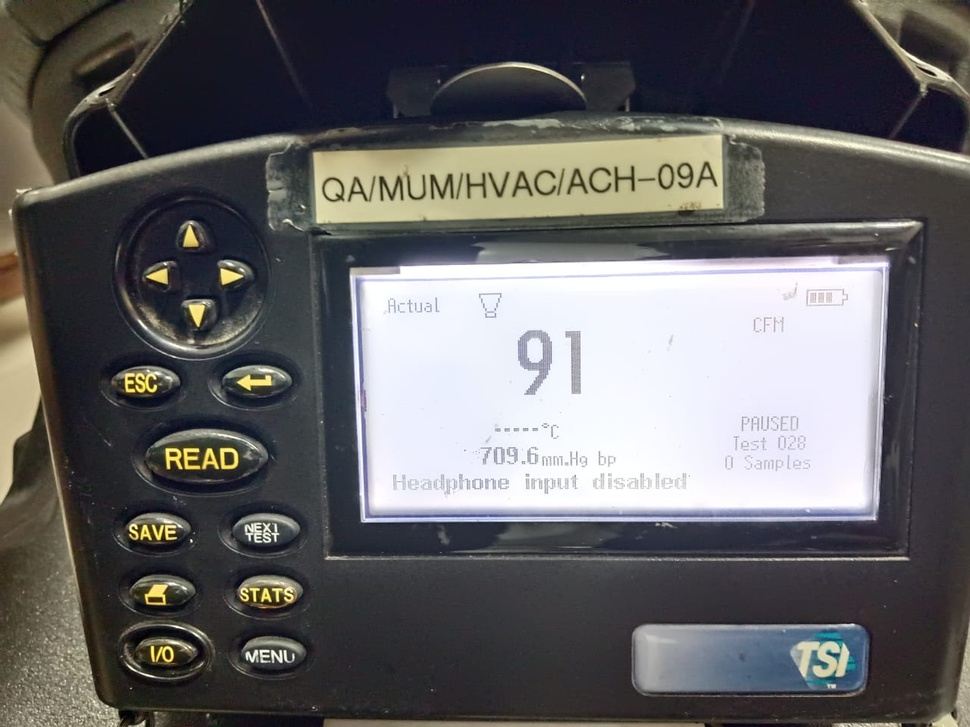
#> input picture mini-proj-assets/WhatsApp Image 2023-11-29 at 08.28.35 (2).jpeg, 970 x 727 px, shrunk from 1280 x 960 before the run, found by its file name
$ python Google_Cloud_Vision_omkar.py
#> lines starting #> are read from the running program, lines starting #| are printed output that depends on the picture; after the words box and inside, x2 and y2 are one past the last pixel; in counts of white or black regions, pixels touching at a corner belong together
"""
need to install google-cloud-vision (GCP SDK) from conda -c conda-forge
conda install -c conda-forge pillow=10.1.0 pandas=2.1.2 google-cloud-vision=3.4.5 scikit-learn=1.3.2 ipykernel jupyterlab notebook python=3.12.0
to set up in jupyterlabs:
python -m ipykernel install --user --name=gcp-cloud-vision
repo: https://github.com/donaldsrepo/gcp-solution
"""

import os
from os import listdir
from os.path import isfile, join
os.environ['GOOGLE_APPLICATION_CREDENTIALS'] ='vision_omkar.json'
from google.cloud import vision
from my_timer import my_timer
import time
import cv2
from decimal import Decimal, InvalidOperation

# Load the image
image_path = 'mini-proj-assets\WhatsApp Image 2023-11-29 at 08.28.35 (2).jpeg'  # Change this to your actual image path
image = cv2.imread(image_path)
#> image is the input picture: shape (727, 970, 3); mean B, G, R 99.8, 98.8, 99.8

# Convert to grayscale
gray = cv2.cvtColor(image, cv2.COLOR_BGR2GRAY)
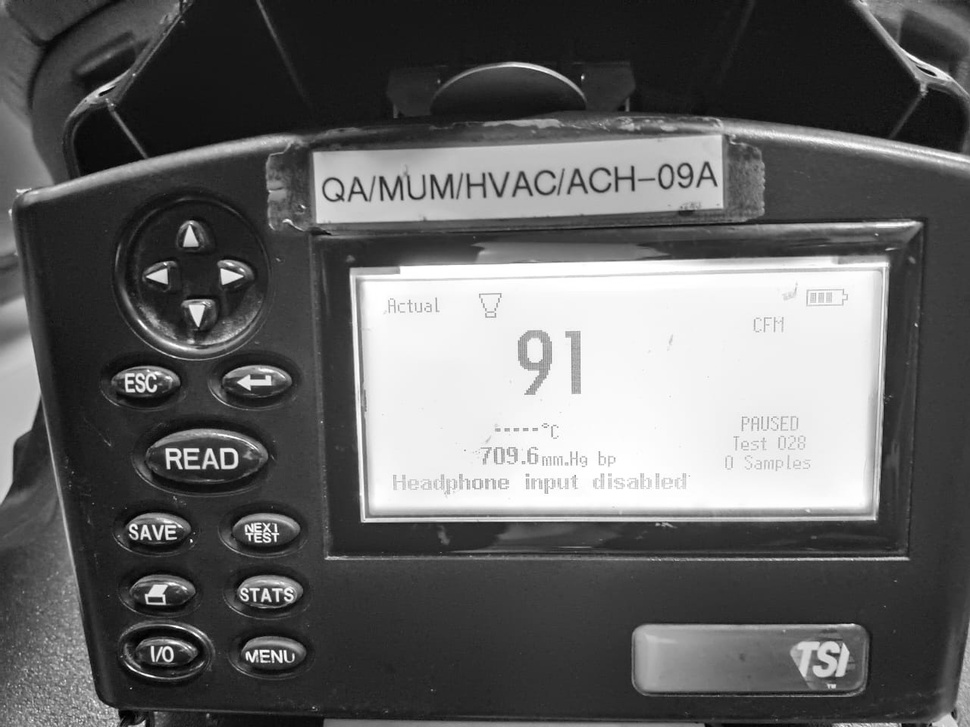
#> gray: shape (727, 970); min 0, max 255, mean 99.2

# Apply Gaussian blur to reduce noise and improve contour detection
blurred = cv2.GaussianBlur(gray, (5, 5), 0)

# Apply adaptive thresholding to get a clean binary image for edge detection
thresh = cv2.adaptiveThreshold(blurred, 255, cv2.ADAPTIVE_THRESH_GAUSSIAN_C, cv2.THRESH_BINARY, 11, 2)
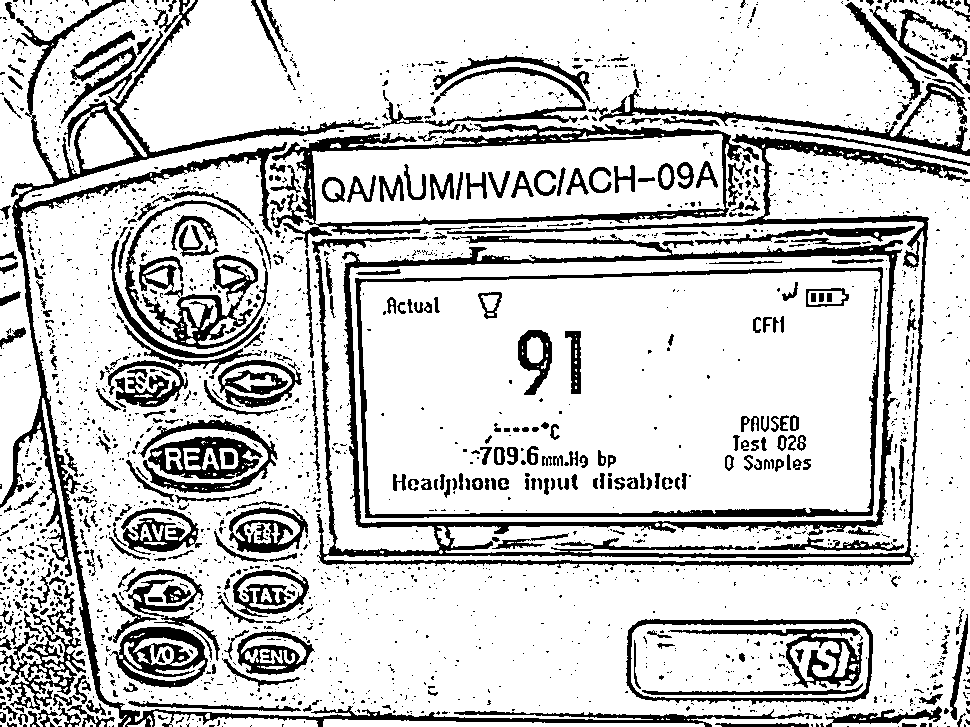
#> thresh: shape (727, 970); 80.1% white; 2460 black regions (2045 under 20 px), largest, box (x1, y1, x2, y2) and area: (312, 134, 970, 568) 23713, (0, 0, 822, 727) 16777, (272, 124, 759, 248) 8121

# Use edge detection
edges = cv2.Canny(thresh, 50, 150)
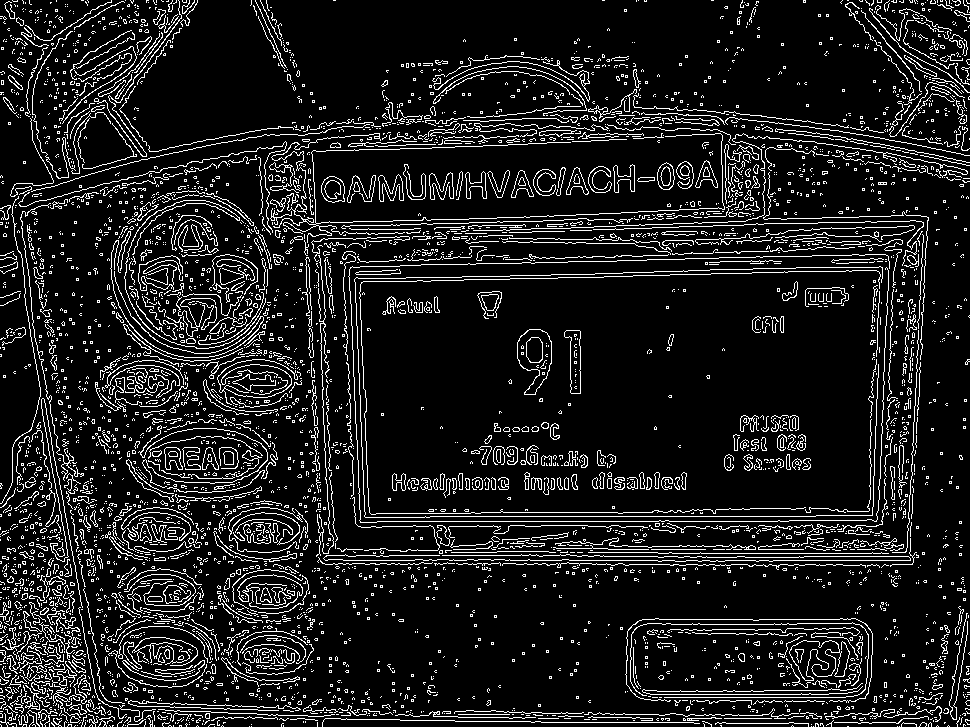
#> edges: shape (727, 970); 11.2% white in thin lines or dots

# Find contours
contours, _ = cv2.findContours(edges, cv2.RETR_EXTERNAL, cv2.CHAIN_APPROX_SIMPLE)
#> contours = 4293 contours, 4144 with area under 20; largest, box (x1, y1, x2, y2) and area: (517, 329, 552, 395) 1450, (789, 640, 842, 681) 1142, (564, 330, 581, 394) 650, (321, 176, 345, 203) 484, (657, 162, 675, 190) 360

# Variable to store the largest rectangle
largest_area = 0
largest_rect = None

# Loop through contours to find the largest rectangle
for contour in contours:
    # Approximate the contour
    epsilon = 0.02 * cv2.arcLength(contour, True)  # Smaller epsilon for a more accurate shape
    approx = cv2.approxPolyDP(contour, epsilon, True)

    # If the contour has 4 corners, it might be a rectangle
    if len(approx) == 4:
        # Compute the bounding box of the contour and its area
        x, y, w, h = cv2.boundingRect(approx)
        area = w * h

        # Filter based on area to avoid very small or large objects
        if area > 1000:  # Adjust this threshold based on your image size
            # Update if this is the largest rectangle found so far
            if area > largest_area:
                largest_area = area
                largest_rect = (x, y, w, h)
#> this loop made 4293 passes
#> (contour, epsilon, approx, x, y, w, h, area) on pass 29: ([[210, 724], [208, 726], [210, 724], [214, 724]], 0.273, [[208, 726], [210, 724], [214, 724], [210, 724]], 208, 724, 7, 3, 21)
#> (epsilon, approx, x, y, w, h, area) on pass 58: (0.21, [[51, 722], [51, 723], [54, 726], [54, 725]], 51, 722, 4, 5, 20)
#> after the loop, largest_area = 14895; largest_rect = (593, 221, 331, 45)

# If a largest rectangle was found, crop and save it
if largest_rect is not None:
    x, y, w, h = largest_rect
#> x = 593; y = 221; w = 331; h = 45
    cropped_image = image[y:y+h, x:x+w]
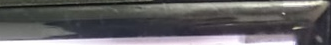
#> cropped_image: shape (45, 331, 3); mean B, G, R 100.7, 98.5, 100.3

    # Save the cropped largest rectangle
    cropped_image_path = 'cropped_largest_rectangle.jpeg'
    cv2.imwrite(cropped_image_path, cropped_image)
    print("Largest rectangle saved at:", cropped_image_path)
else:
    print("No rectangle detected.")


def detect_text(path):
    client = vision.ImageAnnotatorClient()
    with open(path, "rb") as image_file:
        content = image_file.read()
    image = vision.Image(content=content)
    response = client.text_detection(image=image)
    texts = response.text_annotations
    ocr_text = []
    for text in texts:
        ocr_text.append(f"\r\n{text.description}")
        vertices = [
            f"({vertex.x},{vertex.y})" for vertex in text.bounding_poly.vertices
        ]

        # print("bounds: {}".format(",".join(vertices)))
    if response.error.message:
#> (the run stopped early here; a loop or call above may not have finished)

$ run again, with mini-proj-assets/WhatsApp Image 2023-11-29 at 08.28.33 (1).jpeg copied over mini-proj-assets/WhatsApp Image 2023-11-29 at 08.28.35 (2).jpeg
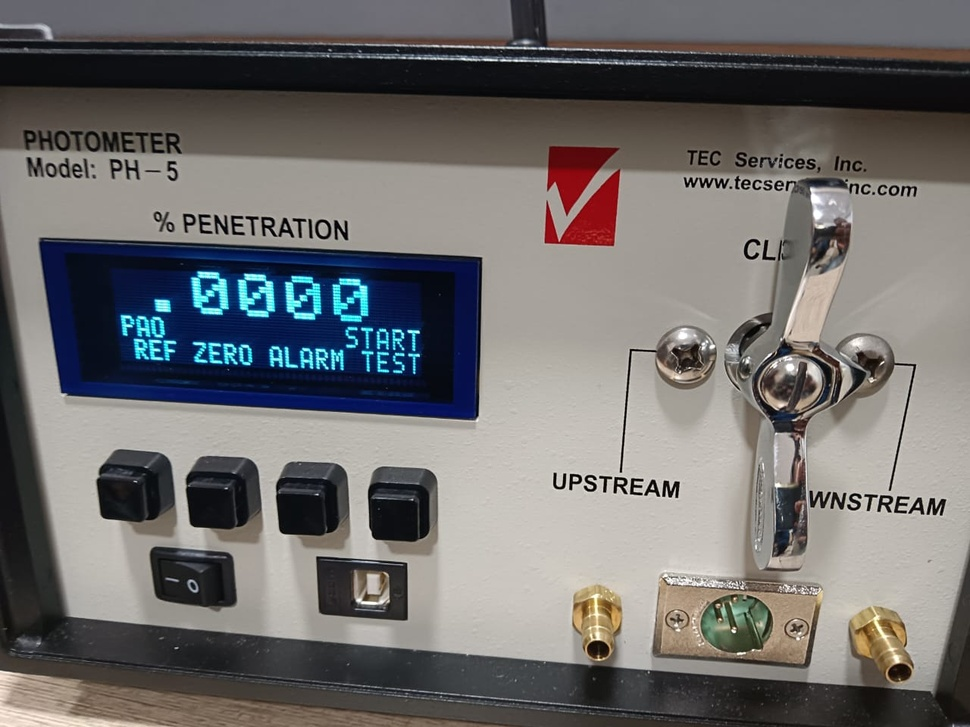
#> input picture mini-proj-assets/WhatsApp Image 2023-11-29 at 08.28.33 (1).jpeg, 970 x 727 px, shrunk from 1280 x 960 before the run, found by its file name
#> image is the input picture: shape (727, 970, 3); mean B, G, R 108.9, 109.7, 111.6
#> `thresh = cv2.adaptiveThreshold(blurred, 255, cv2.ADAPTIVE_THRESH_GAUSS..`:
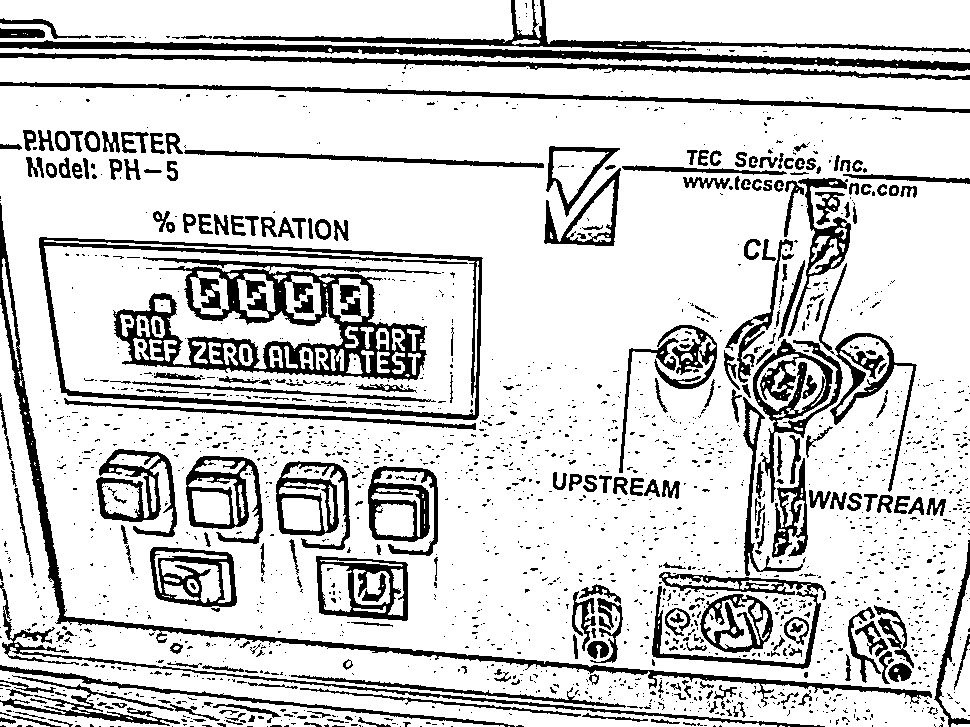
#> thresh: shape (727, 970); 81.6% white; 2061 black regions (1749 under 20 px), largest, box (x1, y1, x2, y2) and area: (113, 257, 441, 381) 13414, (0, 203, 932, 707) 7688, (0, 40, 970, 71) 6847
#> edges: shape (727, 970); 10.2% white in thin lines or dots
#> contours = 3250 contours, 3135 with area under 20; largest, box (x1, y1, x2, y2) and area: (38, 236, 483, 420) 69357, (315, 555, 408, 621) 5276, (149, 546, 237, 607) 4500, (543, 168, 621, 246) 2770, (165, 132, 544, 168) 1528
#> the loop `for contour in contours:` made 3250 passes
#> (epsilon, approx, x, y, w, h, area) on pass 46: (0.306, [[32, 726], [29, 724], [26, 726], [29, 724]], 26, 724, 7, 3, 21)
#> after the loop `for contour in contours:`: largest_area = 151200; largest_rect = (19, 376, 525, 288)
#> `x, y, w, h = largest_rect`: x = 19; y = 376; w = 525; h = 288
#> `cropped_image = image[y:y+h, x:x+w]`:
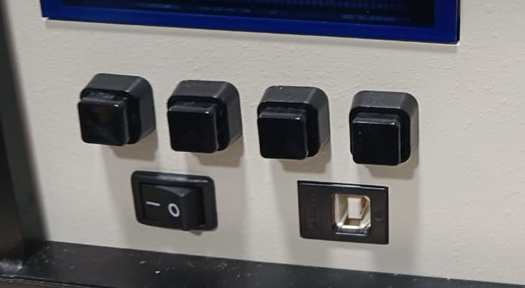
#> cropped_image: shape (288, 525, 3); mean B, G, R 121, 120.7, 121.8
